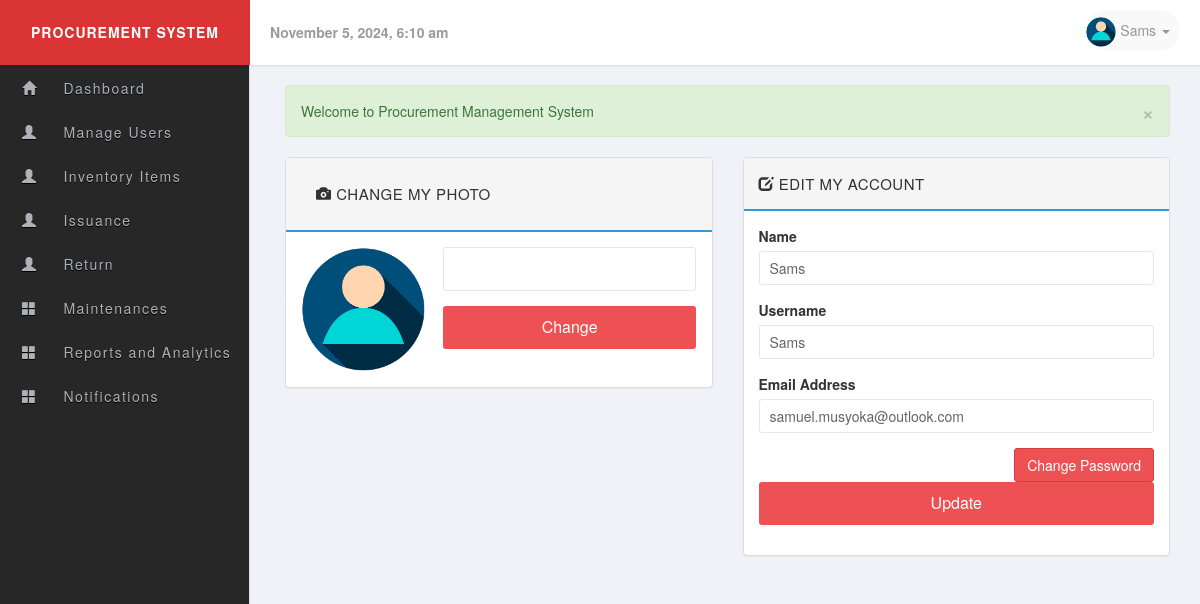
Screenshot of /edit_account.php (signed in) with the database file from the repository.
### tables this page shows
CREATE TABLE `users` (
  `id` int(11) UNSIGNED NOT NULL,
  `name` varchar(60) NOT NULL,
  `username` varchar(50) NOT NULL,
  `email` varchar(255) NOT NULL,
  `password` varchar(255) NOT NULL,
  `user_level` int(11) NOT NULL,
  `image` varchar(255) DEFAULT 'no_image.jpg',
  `status` int(1) NOT NULL,
  `last_login` datetime DEFAULT NULL
);

### includes/session.php (called while the page is built, shortened)
<?php
class Session {
 public $msg;
 private $user_is_logged_in = false;
  public function isUserLoggedIn(){
    return $this->user_is_logged_in;
  }
  private function userLoginSetup()
  {
    if(isset($_SESSION['user_id']))
    {
      $this->user_is_logged_in = true;
    } else {
      $this->user_is_logged_in = false;
    }
  }
  public function msg($type ='', $msg =''){
    if(!empty($msg)){
       if(strlen(trim($type)) == 1){
         $type = str_replace( array('d', 'i', 'w','s'), array('danger', 'info', 'warning','success'), $type );
       }
       $_SESSION['msg'][$type] = $msg;
    } else {
      return $this->msg;
    }
  }
  private function flash_msg(){
    if(isset($_SESSION['msg'])) {
      $this->msg = $_SESSION['msg'];
    } else {
      $this->msg;
    }
  }
}
$session = new Session();
$msg = $session->msg();
?>

### includes/sql.php (called while the page is built, shortened)
<?php
  require_once('includes/load.php');
  require_once('includes/database.php');
function find_by_id($table,$id)
{
  global $db;
  $id = (int)$id;
    if(tableExists($table)){
          $sql = $db->query("SELECT * FROM {$db->escape($table)} WHERE id='{$db->escape($id)}' LIMIT 1");
          if($result = $db->fetch_assoc($sql))
            return $result;
          else
            return null;
     }
}
function tableExists($table){
  global $db;
  $table_exit = $db->query('SHOW TABLES LIKE "'.$db->escape($table).'"');
  if($table_exit) {
    return ($db->num_rows($table_exit) > 0);
  }
  return false;
}
  function current_user(){
      static $current_user;
      if(!$current_user){
         if(isset($_SESSION['user_id'])):
             $user_id = intval($_SESSION['user_id']);
             $current_user = find_by_id('users',$user_id);
        endif;
      }
    return $current_user;
  }
  function find_by_groupLevel($level)
  {
    global $db;
    $sql = "SELECT group_level FROM user_groups WHERE group_level = '{$db->escape($level)}' LIMIT 1 ";
    $result = $db->query($sql);
    return($db->num_rows($result) === 0 ? true : false);
  }
   function page_require_level($require_level){
     global $session;
     $current_user = current_user();
     $login_level = find_by_groupLevel($current_user['user_level']);
     if (!$session->isUserLoggedIn(true)):
            $session->msg('d','Please login...');
            redirect('index.php', false);
     elseif($login_level['group_status'] === '0'):
           $session->msg('d','This level user has been band!');
           redirect('home.php',false);
     elseif($current_user['user_level'] <= (int)$require_level):
              return true;
      else:
            $session->msg("d", "Sorry! you dont have permission to view the page.");
            redirect('home.php', false);
        endif;
     }
?>

### includes/database.php (called while the page is built, shortened)
<?php
class MySqli_DB {
    private $con;
    public $query_id;
    public function db_connect() {
        $this->con = new mysqli(DB_HOST, DB_USER, DB_PASS, DB_NAME);
    }
    public function query($sql) {
        if (trim($sql) != "") {
            $this->query_id = $this->con->query($sql);
        }
        return $this->query_id;
    }
    public function fetch_assoc($statement) {
        return mysqli_fetch_assoc($statement);
    }
    public function num_rows($statement) {
        return mysqli_num_rows($statement);
    }
    public function escape($str) {
        return $this->con->real_escape_string($str);
    }
}
$db = new MySqli_DB();
?>

### edit_account.php (the view, shortened to what this page needs)
<?php
  require_once('includes/load.php');
  page_require_level(3);
  $user_id = (int)$_SESSION['user_id'];
  $user = find_by_id('users', $user_id);
?>
<?php include_once('layouts/header.php'); ?>
<div class="row">
  <div class="col-md-12">
    <?php echo display_msg($msg); ?>
  </div>
  <div class="col-md-6">
    <div class="panel panel-default">
      <div class="panel-heading">
        <div class="panel-heading clearfix">
          <span class="glyphicon glyphicon-camera"></span>
          <span>Change My Photo</span>
        </div>
      </div>
      <div class="panel-body">
        <div class="row">
          <div class="col-md-4">
            <img class="img-circle img-size-2" src="uploads/users/<?php echo $user['image'];?>" alt="">
          </div>
          <div class="col-md-8">
            <form class="form" action="edit_account.php" method="POST" enctype="multipart/form-data">
              <div class="form-group">
                <input type="file" name="file_upload" multiple="multiple" class="btn btn-default btn-file"/>
              </div>
              <div class="form-group">
                <button type="submit" name="submit" class="btn btn-warning">Change</button>
              </div>
            </form>
          </div>
        </div>
      </div>
    </div>
  </div>
  <div class="col-md-6">
    <div class="panel panel-default">
      <div class="panel-heading clearfix">
        <span class="glyphicon glyphicon-edit"></span>
        <span>Edit My Account</span>
      </div>
      <div class="panel-body">
        <form method="post" action="edit_account.php?id=<?php echo (int)$user['id'];?>" class="clearfix">
          <div class="form-group">
            <label for="name" class="control-label">Name</label>
            <input type="text" class="form-control" name="name" value="<?php echo remove_junk(ucwords($user['name'])); ?>">
          </div>
          <div class="form-group">
            <label for="username" class="control-label">Username</label>
            <input type="text" class="form-control" name="username" value="<?php echo remove_junk(ucwords($user['username'])); ?>">
          </div>
          <div class="form-group">
            <label for="email" class="control-label">Email Address</label>
            <input type="email" class="form-control" name="email" value="<?php echo remove_junk($user['email']); ?>">
          </div>
          <div class="form-group clearfix">
            <a href="change_password.php" title="Change Password" class="btn btn-danger pull-right">Change Password</a>
            <button type="submit" name="update" class="btn btn-info">Update</button>
          </div>
        </form>
      </div>
    </div>
  </div>
</div>
<?php include_once('layouts/footer.php'); ?>

### layouts/header.php (shortened to what this page needs)
<?php $user = current_user(); ?>
<!DOCTYPE html>
  <html lang="en">
    <head>
    <link rel="stylesheet" href="https://maxcdn.bootstrapcdn.com/bootstrap/3.3.4/css/bootstrap.min.css"/>
    <link rel="stylesheet" href="//cdnjs.cloudflare.com/ajax/libs/bootstrap-datepicker/1.3.0/css/datepicker3.min.css" />
    <link rel="stylesheet" href="libs/css/main.css" />
  </head>
  <body>
  <?php  if ($session->isUserLoggedIn(true)): ?>
    <header id="header">
      <div class="logo pull-left"> Procurement System</div>
      <div class="header-content">
      <div class="header-date pull-left">
        <strong><?php echo date("F j, Y, g:i a");?></strong>
      </div>
      <div class="pull-right clearfix">
        <ul class="info-menu list-inline list-unstyled">
          <li class="profile">
            <a href="#" data-toggle="dropdown" class="toggle" aria-expanded="false">
              <img src="uploads/users/<?php echo $user['image'];?>" alt="user-image" class="img-circle img-inline">
              <span><?php echo remove_junk(ucfirst($user['name'])); ?> <i class="caret"></i></span>
            </a>
          </li>
        </ul>
      </div>
     </div>
    </header>
    <div class="sidebar">
      <?php if($user['user_level'] === '1'): ?>
      <?php include_once('admin_menu.php');?>
      <?php elseif($user['user_level'] === '2'): ?>
      <?php include_once('special_menu.php');?>
      <?php elseif($user['user_level'] === '3'): ?>
      <?php include_once('user_menu.php');?>
      <?php endif;?>
   </div>
<?php endif;?>
<div class="page">
  <div class="container-fluid">

### libs/css/main.css (style rules this page uses)
body { font-family: 'Helvetica Neue', Helvetica, Arial, sans-serif; font-weight: 400; overflow-x: hidden; overflow-y: auto; background: #f1f2f7; height: 100%; width: 100%; }
a { color: #777; text-decoration: none; }
.page { position: relative; display: block; top: 50px; left: 0; padding: 35px 15px 20px 270px; }
.form-group { margin-bottom: 15px; }
.form-group label { display: block; font-weight: bold; margin-bottom: 5px; }
.form-group input { width: 100%; padding: 10px; border: 1px solid #e6e6e6; border-radius: 3px; }
.form-group button { width: 100%; padding: 10px; background-color: #ed5153; color: #fff; border: none; border-radius: 3px; font-size: 16px; cursor: pointer; }
.panel-default >.panel-heading { background-color: #f5f5f5; border-bottom: 2px solid #3498DB; font-size: 15px; text-transform: uppercase; letter-spacing: .5px; padding: 15px; }
#header { position: fixed; z-index: 99; top: 0; left: 0; background-color: #fff; width: 100%; height: 65px; line-height: 65px; box-shadow: 0 1px 2px rgba(0,0,0,0.1); }
header > .logo { color: #fff; text-align: center; font-weight: 700; text-transform: uppercase; letter-spacing: 1px; display: inline-block; width: 250px; background-color: #db3434; }
.header-date { color: #9b9b9b; margin-left: 20px; }
.info-menu { height: 60px; margin: 0; line-height: 60px; padding: 0 15px; }
.info-menu li.profile { position: relative; }
.profile a.toggle { text-decoration: none; text-align: center; font-size: 14px; color: rgba(150, 150, 158, 1.0); position: relative; padding: 10px 10px 10px 0; margin: 0; background: #f9f9f9; border-radius: 30px; }
.info-menu li.profile a img { width: 30px; height: 30px; }
.sidebar { position: fixed; z-index: 10; left: 0; top: 0; padding: 65px 0 0; height: 100%; width: 250px; background: #272727; border-right: 1px solid #ddd; text-align: center; }
.form-control { color: #646464; border: 1px solid #e6e6e6; border-radius: 3px; box-shadow: none; }
.btn { border-radius: 3px; transition: all 300ms ease-in-out; }
.btn-warning { background-color: #e7c13e; border-color: #dfba3c; }
.btn-danger { background-color: #ed5153; }
input[type=file] { text-indent: -99999px; }
img.img-size-2 { width: 125px; height: 125px; }

### rows the page displays
users: image (placeholder picture), name "Sams", username "Sams", email "samuel.musyoka@outlook.com"

### other values shown
display_msg($msg) "Welcome to Procurement Management System"
